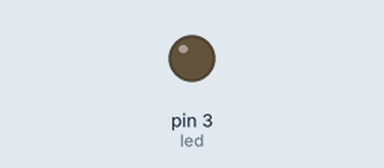
The sketch below on a simulated Arduino Uno, built with avr-gcc and run on an emulated ATmega328P. On the bench: output pins drawn as LEDs (lit = HIGH).

Above: at 0.15 s.
At 39.84 s:
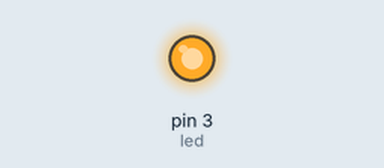
Timing chart, 0 to 40.0 s (numbered marks = the images above):
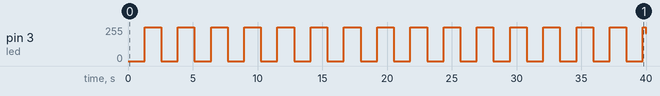

Measured:
- by itself, pin 3 (led): 0/255 → 255/255 at 1.3 s, → 0/255 1.3 s later, → 255/255 1.3 s later, → 0/255 1.3 s later, … (32 changes in this stretch)

The sketch:

sketch_lab4-1.ino
```cpp
const int led = 3;

void setup() {
  pinMode (13, OUTPUT);// put your setup code here, to run once:
  digitalWrite(13, LOW);
  pinMode (13, INPUT);// put your setup code here, to run once:
}

void loop() {
  for (int fadeValue = 0; fadeValue <= 255; fadeValue =fadeValue + 1)
  {
    analogWrite(led, fadeValue);
    delay(5);
  }
  for (int fadeValue = 255; fadeValue >= 0; fadeValue =fadeValue - 1)
  {
    analogWrite(led, fadeValue);
    delay(5);
  }
}
```
